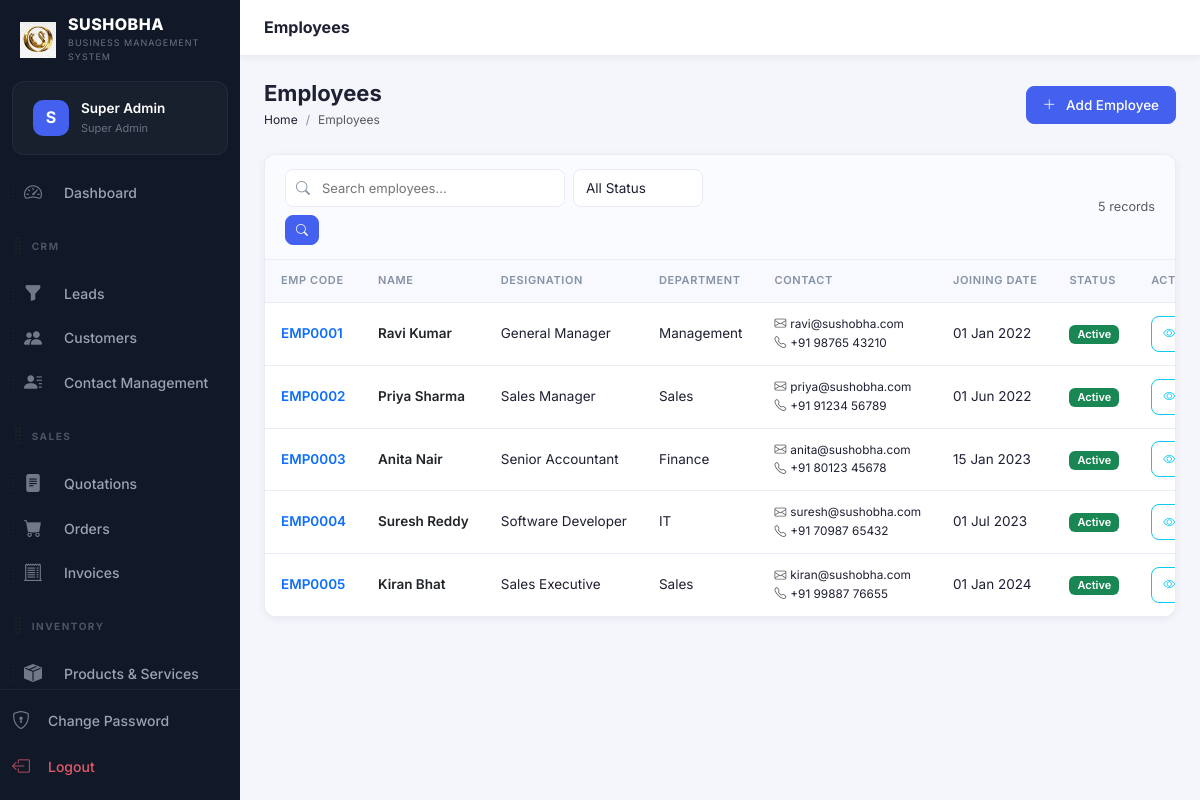
Page /modules/employees/index.php (signed in) on the committed database.
### tables this page shows
CREATE TABLE `users` (
  `id` int(10) unsigned NOT NULL AUTO_INCREMENT,
  `role_id` int(10) unsigned NOT NULL DEFAULT 5,
  `name` varchar(100) NOT NULL,
  `email` varchar(150) NOT NULL,
  `password` varchar(255) NOT NULL,
  `phone` varchar(20) DEFAULT NULL,
  `avatar` varchar(255) DEFAULT NULL,
  `is_active` tinyint(1) NOT NULL DEFAULT 1,
  `remember_token` varchar(100) DEFAULT NULL,
  `reset_token` varchar(100) DEFAULT NULL,
  `reset_token_expires` datetime DEFAULT NULL,
  `last_login` datetime DEFAULT NULL,
  `login_attempts` int(11) DEFAULT 0,
  `locked_until` datetime DEFAULT NULL,
  `created_at` timestamp NOT NULL DEFAULT current_timestamp(),
  `updated_at` timestamp NOT NULL DEFAULT current_timestamp() ON UPDATE current_timestamp(),
  `access_rights` text DEFAULT NULL,
  PRIMARY KEY (`id`),
  UNIQUE KEY `email` (`email`),
  KEY `role_id` (`role_id`),
  CONSTRAINT `users_ibfk_1` FOREIGN KEY (`role_id`) REFERENCES `roles` (`id`)
);

CREATE TABLE `roles` (
  `id` int(10) unsigned NOT NULL AUTO_INCREMENT,
  `name` varchar(50) NOT NULL,
  `slug` varchar(50) NOT NULL,
  `permissions` longtext DEFAULT NULL CHECK (json_valid(`permissions`)),
  `created_at` timestamp NOT NULL DEFAULT current_timestamp(),
  PRIMARY KEY (`id`),
  UNIQUE KEY `name` (`name`),
  UNIQUE KEY `slug` (`slug`)
);

CREATE TABLE `employees` (
  `id` int(10) unsigned NOT NULL AUTO_INCREMENT,
  `user_id` int(10) unsigned DEFAULT NULL,
  `emp_code` varchar(20) DEFAULT NULL,
  `name` varchar(150) NOT NULL,
  `email` varchar(150) DEFAULT NULL,
  `phone` varchar(20) DEFAULT NULL,
  `department` varchar(100) DEFAULT NULL,
  `designation` varchar(100) DEFAULT NULL,
  `join_date` date DEFAULT NULL,
  `salary` decimal(12,2) DEFAULT 0.00,
  `salary_type` enum('monthly','weekly','daily','hourly') DEFAULT 'monthly',
  `address` text DEFAULT NULL,
  `emergency_contact` varchar(100) DEFAULT NULL,
  `photo` varchar(255) DEFAULT NULL,
  `bank_name` varchar(100) DEFAULT NULL,
  `bank_account` varchar(30) DEFAULT NULL,
  `bank_ifsc` varchar(15) DEFAULT NULL,
  `status` enum('active','inactive','terminated') DEFAULT 'active',
  `created_at` timestamp NOT NULL DEFAULT current_timestamp(),
  `updated_at` timestamp NOT NULL DEFAULT current_timestamp() ON UPDATE current_timestamp(),
  PRIMARY KEY (`id`),
  UNIQUE KEY `emp_code` (`emp_code`),
  KEY `user_id` (`user_id`),
  CONSTRAINT `employees_ibfk_1` FOREIGN KEY (`user_id`) REFERENCES `users` (`id`) ON DELETE SET NULL
);

### config/db.php (called while the page is built, shortened)
<?php
class Database {
    private static ?PDO $instance = null;
    public static function getInstance(): PDO {
        if (self::$instance === null) {
            $host   = 'localhost';
            $dbname = 'sushobha_crm';
            $user   = 'root';
            $pass   = '';
            $charset = 'utf8mb4';
            $dsn = "mysql:host={$host};dbname={$dbname};charset={$charset}";
            $options = [
                PDO::ATTR_ERRMODE            => PDO::ERRMODE_EXCEPTION,
                PDO::ATTR_DEFAULT_FETCH_MODE => PDO::FETCH_ASSOC,
                PDO::ATTR_EMULATE_PREPARES   => false,
            ];
            try {
                self::$instance = new PDO($dsn, $user, $pass, $options);
            } catch (PDOException $e) {
                die(json_encode(['error' => 'Database connection failed: ' . $e->getMessage()]));
            }
        }
        return self::$instance;
    }
}
function db(): PDO {
    return Database::getInstance();
}

### includes/auth.php (called while the page is built, shortened)
<?php
require_once __DIR__ . '/../config/db.php';
function isLoggedIn(): bool {
    return isset($_SESSION['user_id']) && !empty($_SESSION['user_id']);
}
function currentUser(): ?array {
    static $user = null;
    if ($user === null) {
        $stmt = db()->prepare("SELECT u.*, r.name AS role_name, r.slug AS role_slug, r.permissions FROM users u JOIN roles r ON u.role_id = r.id WHERE u.id = ?");
        $stmt->execute([$_SESSION['user_id']]);
        $user = $stmt->fetch();
    }
    return $user;
}
function currentRole(): string {
    $u = currentUser();
    return $u['role_slug'] ?? 'user';
}
function isAdmin(): bool      { return in_array(currentRole(), ['super_admin', 'admin']); }

### modules/employees/index.php (the view, shortened to what this page needs)
<?php
require_once __DIR__ . '/../../config/db.php';
require_once __DIR__ . '/../../includes/auth.php';
require_once __DIR__ . '/../../includes/functions.php';
$search = sanitize($_GET['search'] ?? '');
$status = sanitize($_GET['status'] ?? '');
$page   = max(1,(int)($_GET['page'] ?? 1));
$per    = RECORDS_PER_PAGE;
$where = ['1=1']; $params = [];
if (!isAdmin()) {
    $where[] = 'email = ?';
    $params[] = $_SESSION['user_email'];
}
$whereStr = implode(' AND ', $where);
$total = db()->prepare("SELECT COUNT(*) FROM employees WHERE $whereStr");
$total->execute($params); $totalCount = $total->fetchColumn();
$pag = paginate($totalCount, $per, $page, BASE_URL.'/modules/employees/index.php?search='.urlencode($search).'&status='.urlencode($status));
$stmt = db()->prepare("SELECT * FROM employees WHERE $whereStr ORDER BY created_at DESC LIMIT $per OFFSET {$pag['offset']}");
$stmt->execute($params);
$employees = $stmt->fetchAll();
include __DIR__ . '/../../includes/header.php';
?>
<?php include __DIR__ . '/../../includes/sidebar.php'; ?>
<div class="main-content">
<div class="topbar">
  <div class="topbar-title">Employees</div>
</div>
<div class="page-content">
<div class="page-header">
  <div class="page-header-left"><h1>Employees</h1>
    <nav aria-label="breadcrumb"><ol class="breadcrumb"><li class="breadcrumb-item"><a href="<?= BASE_URL ?>/modules/dashboard/index.php">Home</a></li><li class="breadcrumb-item active">Employees</li></ol></nav>
  </div>
  <a href="<?= BASE_URL ?>/modules/employees/create.php" class="btn btn-primary"><i class="bi bi-plus-lg me-1"></i>Add Employee</a>
</div>
<div class="table-wrapper">
  <div class="table-toolbar">
    <form method="GET" class="d-flex gap-2 flex-wrap">
      <div class="table-search"><i class="bi bi-search"></i><input type="text" name="search" placeholder="Search employees..." value="<?= e($search) ?>"></div>
      <select name="status" class="form-select form-select-sm" style="width:130px">
        <option value="">All Status</option>
      </select>
      <button class="btn btn-sm btn-primary" type="submit"><i class="bi bi-search"></i></button>
    </form>
    <span class="text-muted small align-self-center"><?= number_format($totalCount) ?> records</span>
  </div>
  <div class="table-responsive">
    <table class="table crm-table mb-0">
      <thead><tr><th>EMP Code</th><th>Name</th><th>Designation</th><th>Department</th><th>Contact</th><th>Joining Date</th><th>Status</th><th>Actions</th></tr></thead>
      <tbody>
        <?php if(empty($employees)): ?>
          <tr><td colspan="8"><div class="empty-state"><i class="bi bi-people"></i><p>No employees found</p><a href="<?= BASE_URL ?>/modules/employees/create.php" class="btn btn-primary btn-sm">Add First Employee</a></div></td></tr>
        <?php else: foreach($employees as $emp): ?>
        <tr>
          <td><span class="fw-semibold text-primary"><?= e($emp['emp_code']) ?></span></td>
          <td><a href="<?= BASE_URL ?>/modules/employees/view.php?id=<?= $emp['id'] ?>" class="fw-semibold text-dark text-decoration-none"><?= e($emp['name']) ?></a></td>
          <td><?= e($emp['designation'] ?: '—') ?></td>
          <td><?= e($emp['department'] ?: '—') ?></td>
          <td>
            <div class="small"><i class="bi bi-envelope me-1 text-muted"></i><?= e($emp['email']?:'—') ?></div>
            <div class="small"><i class="bi bi-telephone me-1 text-muted"></i><?= e($emp['phone']?:'—') ?></div>
          </td>
          <td><?= $emp['join_date'] ? formatDate($emp['join_date']) : '—' ?></td>
          <td><?= statusBadge($emp['status']) ?></td>
          <td>
            <div class="d-flex gap-1">
              <a href="<?= BASE_URL ?>/modules/employees/view.php?id=<?= $emp['id'] ?>" class="btn btn-icon btn-sm btn-outline-info"><i class="bi bi-eye"></i></a>
            </div>
          </td>
        </tr>
        <?php endforeach; endif; ?>
      </tbody>
    </table>
  </div>
</div>
</div></div></div>
<?php include __DIR__ . '/../../includes/footer.php'; ?>

### includes/sidebar.php (shortened to what this page needs)
<?php
function isActive(string $path): string {
    return strpos($_SERVER['PHP_SELF'], $path) !== false ? 'active' : '';
}
$user = currentUser();
?>
<nav class="sidebar" id="sidebar">
  <div class="sidebar-brand">
    <div class="brand-logo">
      <img src="<?= BASE_URL ?>/assets/img/logo.png" alt="Logo" style="width: 100%; height: 100%; object-fit: contain;">
    </div>
    <div class="brand-text">
      <span class="brand-name"><?= APP_NAME ?></span>
      <span class="brand-tagline"><?= APP_TAGLINE ?></span>
    </div>
  </div>
  <div class="sidebar-user">
    <div class="sidebar-user-avatar">
      <?php if (!empty($user['avatar'])): ?>
        <img src="<?= BASE_URL ?>/<?= e($user['avatar']) ?>" alt="Avatar">
      <?php else: ?>
        <span><?= strtoupper(substr($user['name'] ?? 'U', 0, 1)) ?></span>
      <?php endif; ?>
    </div>
    <div class="sidebar-user-info">
      <span class="user-name"><?= e($user['name'] ?? 'User') ?></span>
      <span class="user-role"><?= ucwords(str_replace('_', ' ', $user['role_slug'] ?? '')) ?></span>
    </div>
  </div>
  <div class="sidebar-menu" id="sortableSidebar">
    <?php
    if (isAdmin()) {
        $defaultMenu[] = ['type' => 'header', 'id' => 'h_admin', 'label' => 'Admin'];
        $defaultMenu[] = ['type' => 'link', 'id' => 'approvals', 'url' => '/modules/approvals/index.php', 'icon' => 'bi-shield-check', 'label' => 'Approvals', 'match' => '/approvals/'];
        $defaultMenu[] = ['type' => 'link', 'id' => 'users', 'url' => '/modules/settings/users.php', 'icon' => 'bi-person-gear', 'label' => 'Users', 'match' => '/settings/users'];
        $defaultMenu[] = ['type' => 'link', 'id' => 'announcements', 'url' => '/modules/settings/announcements.php', 'icon' => 'bi-megaphone-fill', 'label' => 'Comm. Board', 'match' => '/settings/announcements'];
        $defaultMenu[] = ['type' => 'link', 'id' => 'settings', 'url' => '/modules/settings/index.php', 'icon' => 'bi-gear-fill', 'label' => 'Settings', 'match' => '/settings/index'];
        $defaultMenu[] = ['type' => 'link', 'id' => 'backup', 'url' => '/modules/settings/backup.php', 'icon' => 'bi-shield-check', 'label' => 'System Backup', 'match' => '/settings/backup'];
        $defaultMenu[] = ['type' => 'link', 'id' => 'activity_logs', 'url' => '/modules/settings/activity-logs.php', 'icon' => 'bi-clock-history', 'label' => 'Activity Logs', 'match' => '/activity-logs'];
    }
    $menuDict = [];
    foreach ($defaultMenu as $item) {
        $menuDict[$item['id']] = $item;
    }
    $userId = $_SESSION['user_id'] ?? 0;
    $stmt = db()->prepare("SELECT preference_value FROM user_preferences WHERE user_id = ? AND preference_key = 'sidebar_order'");
    $stmt->execute([$userId]);
    $savedOrderJson = $stmt->fetchColumn();
    $savedOrder = $savedOrderJson ? json_decode($savedOrderJson, true) : null;
    $menu = [];
    if ($savedOrder && is_array($savedOrder)) {
        foreach ($savedOrder as $id) {
            if (isset($menuDict[$id])) {
                $menu[] = $menuDict[$id];
                unset($menuDict[$id]);
            }
        }
        foreach ($menuDict as $item) {
            $menu[] = $item;
        }
    } else {
        $menu = $defaultMenu;
    }
    foreach ($menu as $item):
    ?>
      <div class="sidebar-sortable-item" data-id="<?= e($item['id']) ?>">
        <?php if ($item['type'] === 'header'): ?>
          <div class="menu-section-title d-flex align-items-center" style="margin-top: 15px;">
            <i class="bi bi-grip-vertical text-muted drag-handle" style="font-size: 1.2rem; cursor: grab; margin-left: -15px; margin-right: 2px;" title="Drag to reorder"></i>
            <span><?= e($item['label']) ?></span>
          </div>
        <?php else: ?>
          <div class="d-flex align-items-center position-relative">
            <i class="bi bi-grip-vertical text-muted drag-handle" style="font-size: 1.2rem; cursor: grab; opacity: 0.6; position: absolute; left: -15px; z-index: 10; padding: 10px 5px;" title="Drag to reorder"></i>
            <a href="<?= BASE_URL . $item['url'] ?>" class="menu-item flex-grow-1 mb-0 <?= isActive($item['match']) ?>">
              <i class="bi <?= $item['icon'] ?>"></i><span class="ms-1"><?= e($item['label']) ?></span>
            </a>
          </div>
        <?php endif; ?>
      </div>
    <?php endforeach; ?>
  </div>
  <div class="sidebar-footer">
    <a href="<?= BASE_URL ?>/modules/auth/change-password.php" class="menu-item <?= isActive('/auth/change-password') ?>">
      <i class="bi bi-shield-lock"></i><span>Change Password</span>
    </a>
    <a href="<?= BASE_URL ?>/modules/auth/logout.php" class="menu-item menu-item-logout">
      <i class="bi bi-box-arrow-left"></i><span>Logout</span>
    </a>
  </div>
</nav>

### includes/functions.php (shortened to what this page needs)
<?php
require_once __DIR__ . '/../config/db.php';
function e(?string $str): string {
    return htmlspecialchars($str ?? '', ENT_QUOTES | ENT_HTML5, 'UTF-8');
}
function sanitize(?string $str): string {
    return trim(strip_tags($str ?? ''));
}
function formatDate(string $date, string $format = 'd M Y'): string {
    return date($format, strtotime($date));
}
function paginate(int $total, int $perPage, int $currentPage, string $url): array {
    $totalPages = max(1, (int)ceil($total / $perPage));
    $currentPage = max(1, min($currentPage, $totalPages));
    $offset = ($currentPage - 1) * $perPage;
    return ['total'=>$total,'per_page'=>$perPage,'current'=>$currentPage,'total_pages'=>$totalPages,'offset'=>$offset,'url'=>$url];
}
function statusBadge(string $status, array $map = []): string {
    $defaults = [
        'active'=>'success','inactive'=>'secondary','pending'=>'warning','paid'=>'success','unpaid'=>'danger',
        'partial'=>'info','draft'=>'secondary','sent'=>'primary','accepted'=>'success','rejected'=>'danger',
        'converted'=>'info','processing'=>'warning','delivered'=>'success','cancelled'=>'danger',
        'new'=>'primary','contacted'=>'info','qualified'=>'success','won'=>'success','lost'=>'danger',
        'overdue'=>'danger','present'=>'success','absent'=>'danger','half_day'=>'warning',
        'low'=>'secondary','medium'=>'warning','high'=>'danger','urgent'=>'dark',
        'in_progress'=>'primary','completed'=>'success',
        'planned'=>'secondary','ongoing'=>'info','successful'=>'success',
    ];
    $map = array_merge($defaults, $map);
    $color = $map[$status] ?? 'secondary';
    $label = ucwords(str_replace('_', ' ', $status));
    return '<span class="badge bg-' . $color . '">' . $label . '</span>';
}

### rows in the picture
users: name "S", name "Super Admin", role.slug "Super Admin"
employees: emp_code "EMP0001", name "Ravi Kumar", designation "General Manager", department "Management", email "ravi@sushobha.com", phone "+91 98765 43210", join_date "01 Jan 2022", status "Active"
employees: emp_code "EMP0002", name "Priya Sharma", designation "Sales Manager", department "Sales", email "priya@sushobha.com", phone "+91 91234 56789", join_date "01 Jun 2022", status "Active"
employees: emp_code "EMP0003", name "Anita Nair", designation "Senior Accountant", department "Finance", email "anita@sushobha.com", phone "+91 80123 45678", join_date "15 Jan 2023", status "Active"
employees: emp_code "EMP0004", name "Suresh Reddy", designation "Software Developer", department "IT", email "suresh@sushobha.com", phone "+91 70987 65432", join_date "01 Jul 2023", status "Active"
employees: emp_code "EMP0005", name "Kiran Bhat", designation "Sales Executive", department "Sales", email "kiran@sushobha.com", phone "+91 99887 76655", join_date "01 Jan 2024", status "Active"

### other values in the picture
APP_NAME "SUSHOBHA"
APP_TAGLINE "BUSINESS MANAGEMENT SYSTEM"
$item['label'] "Dashboard"
$item['label'] "CRM"
$item['label'] "Leads"
$item['label'] "Customers"
$item['label'] "Contact Management"
$item['label'] "SALES"
$item['label'] "Quotations"
$item['label'] "Orders"
$item['label'] "Invoices"
$item['label'] "INVENTORY"
$item['label'] "Products & Services"
$totalCount "5"
